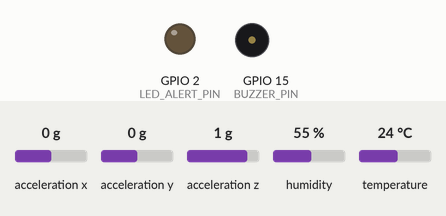
A sketch run on a simulated ESP32. On the bench: output pins drawn as LEDs (lit = HIGH), buzzer (waves = sounding, pin HIGH). Inputs (shaded band) come from the test bench; at power-on: acceleration x 0 g, acceleration y 0 g, acceleration z 1 g, humidity 55 %, temperature 24 °C. WiFi joins after 1.5 s; servers stay silent unless stated; uploads are accepted with an empty reply; web services answer with replies made up by the test bench; what the sketch prints to the serial monitor is not drawn.

Above: at 0.1 s.
At 2.1 s:
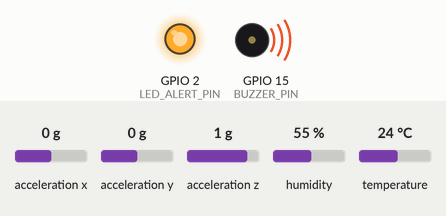
Timing chart, 0 to 3.6 s (numbered marks = the images above):
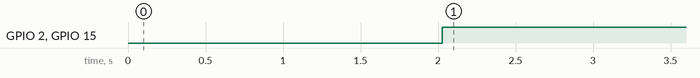

The sketch:

esp32_main.ino
```cpp
/**
 * ESP32 Main Firmware - IoT Predictive Maintenance System
 *
 * Handles:
 *  - DHT11: Ambient temperature and humidity (digital, single-wire)
 *  - ADXL345: 3-axis vibration (I2C: SDA=GPIO21, SCL=GPIO22)
 *  - Wi-Fi: HTTP POST to Flask server every 2 seconds
 *  - Alerts: LED dome + Buzzer when 90% threshold crossed
 *  - ThingSpeak: Cloud data logging
 *
 * Authors: Brian Dias, Sheshank Naik, Steve Bernard, Valois Fernandes
 * Institution: Goa College of Engineering, 2024-2025
 */

#include <WiFi.h>
#include <HTTPClient.h>
#include <DHT.h>
#include <Wire.h>
#include <Adafruit_Sensor.h>
#include <Adafruit_ADXL345_U.h>
#include <Arduino.h>

// ── Pin Definitions ─────────────────────────────────────────────
#define DHT_SENSOR_PIN    4     // DHT11 data pin
#define DHT_SENSOR_TYPE   DHT11
#define LED_ALERT_PIN     2     // Red LED dome indicator
#define BUZZER_PIN        15    // Active buzzer

// ── Threshold Values (90% of safe operating limits) ─────────────
#define TEMP_THRESHOLD    63.0  // 90% of 70°C
#define VIBRATION_THRESH  1.80  // 90% of ±2g
#define CURRENT_THRESH    8.0   // 90% of 8.7A max

// ── Network Configuration ───────────────────────────────────────
const char* ssid       = "YOUR_WIFI_SSID";
const char* password   = "YOUR_WIFI_PASSWORD";
const char* server     = "http://192.168.1.100:5000"; // Flask server IP

// ThingSpeak
const char* thingspeakServer = "http://api.thingspeak.com/update";
const char* apiKey           = "YOUR_THINGSPEAK_API_KEY";

// ── Object Initialization ────────────────────────────────────────
DHT dht_sensor(DHT_SENSOR_PIN, DHT_SENSOR_TYPE);
Adafruit_ADXL345_Unified accel = Adafruit_ADXL345_Unified();
sensors_event_t event;

// ── Setup ────────────────────────────────────────────────────────
void setup() {
  Serial.begin(115200);

  // Pin modes
  pinMode(LED_ALERT_PIN, OUTPUT);
  pinMode(BUZZER_PIN, OUTPUT);
  digitalWrite(LED_ALERT_PIN, LOW);
  digitalWrite(BUZZER_PIN, LOW);

  // Initialize DHT11
  dht_sensor.begin();
  Serial.println("DHT11 initialized.");

  // Initialize ADXL345
  if (!accel.begin()) {
    Serial.println("ERROR: ADXL345 not detected. Check wiring!");
    while (1);  // Halt
  }
  accel.setRange(ADXL345_RANGE_2_G);
  Serial.println("ADXL345 initialized at ±2g range.");

  // Connect to Wi-Fi
  Serial.print("Connecting to Wi-Fi");
  WiFi.begin(ssid, password);
  while (WiFi.status() != WL_CONNECTED) {
    delay(1000);
    Serial.print(".");
  }
  Serial.println("\nConnected to Wi-Fi!");
  Serial.print("IP Address: ");
  Serial.println(WiFi.localIP());
}

// ── Threshold Check & Local Alert ───────────────────────────────
void triggerLocalAlert(bool alertActive) {
  if (alertActive) {
    digitalWrite(LED_ALERT_PIN, HIGH);
    digitalWrite(BUZZER_PIN, HIGH);
  } else {
    digitalWrite(LED_ALERT_PIN, LOW);
    digitalWrite(BUZZER_PIN, LOW);
  }
}

// ── Send Data to Flask Server ────────────────────────────────────
void sendToFlask(float temp, float humid, float x, float y, float z) {
  if (WiFi.status() == WL_CONNECTED) {
    HTTPClient http;
    http.begin(String(server) + "/data");
    http.addHeader("Content-Type", "application/json");

    String jsonPayload = "{";
    jsonPayload += "\"temperature\": " + String(temp)  + ", ";
    jsonPayload += "\"humidity\": "    + String(humid) + ", ";
    jsonPayload += "\"X axis\": "      + String(x)     + ", ";
    jsonPayload += "\"Y axis\": "      + String(y)     + ", ";
    jsonPayload += "\"Z axis\": "      + String(z)     + "}";

    int httpResponseCode = http.POST(jsonPayload);

    if (httpResponseCode > 0) {
      String response = http.getString();
      Serial.println("Flask response: " + response);
    } else {
      Serial.println("Error sending data to Flask. Code: " + String(httpResponseCode));
    }
    http.end();
  }
}

// ── Send Data to ThingSpeak ──────────────────────────────────────
void sendToThingSpeak(float temp, float humid, float x, float y, float z) {
  if (WiFi.status() == WL_CONNECTED) {
    HTTPClient http;
    String url = String(thingspeakServer)
               + "?api_key=" + apiKey
               + "&field1="  + String(temp)
               + "&field2="  + String(humid)
               + "&field3="  + String(x)
               + "&field4="  + String(y)
               + "&field5="  + String(z);

    http.begin(url);
    int httpCode = http.GET();
    if (httpCode > 0) {
      Serial.println("ThingSpeak updated successfully.");
    } else {
      Serial.println("ThingSpeak error: " + String(httpCode));
    }
    http.end();
  }
}

// ── Receive Command from Flask ────────────────────────────────────
void receiveCommand() {
  if (WiFi.status() == WL_CONNECTED) {
    HTTPClient http;
    http.begin(String(server) + "/command");
    int httpResponseCode = http.GET();

    if (httpResponseCode > 0) {
      String response = http.getString();
      Serial.println("Command from server: " + response);
      // Add command handling logic here (e.g., parse JSON action)
    } else {
      Serial.println("Error getting command.");
    }
    http.end();
  }
}

// ── Main Loop ────────────────────────────────────────────────────
void loop() {
  // 1. Read DHT11
  float temp  = dht_sensor.readTemperature();
  float humid = dht_sensor.readHumidity();

  // 2. Read ADXL345 vibration
  accel.getEvent(&event);
  float x = event.acceleration.x;
  float y = event.acceleration.y;
  float z = event.acceleration.z;

  // 3. Print to Serial Monitor
  Serial.print("Temp: ");    Serial.print(temp);  Serial.print("°C | ");
  Serial.print("Humid: ");   Serial.print(humid); Serial.print("% | ");
  Serial.print("X: ");       Serial.print(x);     Serial.print(" | ");
  Serial.print("Y: ");       Serial.print(y);     Serial.print(" | ");
  Serial.print("Z: ");       Serial.println(z);

  // 4. Check thresholds → trigger local alert
  bool alertActive = (temp  >= TEMP_THRESHOLD)     ||
                     (abs(x) >= VIBRATION_THRESH)  ||
                     (abs(y) >= VIBRATION_THRESH)  ||
                     (abs(z) >= VIBRATION_THRESH);
  triggerLocalAlert(alertActive);

  if (alertActive) {
    Serial.println("⚠️  THRESHOLD BREACH DETECTED — Alert triggered!");
  }

  // 5. Small delay before HTTP calls
  delay(100);

  // 6. Send to Flask server
  sendToFlask(temp, humid, x, y, z);

  // 7. Send to ThingSpeak (every 15 seconds recommended to avoid rate limiting)
  static unsigned long lastThingSpeak = 0;
  if (millis() - lastThingSpeak > 15000) {
    sendToThingSpeak(temp, humid, x, y, z);
    lastThingSpeak = millis();
  }

  // 8. Receive command from server
  receiveCommand();

  // 9. Wait before next cycle
  delay(2000);
}
```

Measured:
- by itself, GPIO 2 (LED_ALERT_PIN), GPIO 15 (BUZZER_PIN): LOW → HIGH at 2.0 s
